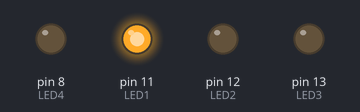
The sketch below on a simulated Arduino Uno, built with avr-gcc and run on an emulated ATmega328P. Parts: output pins drawn as LEDs (lit = HIGH).

Above: at 0.1 s.
At 0.6 s:
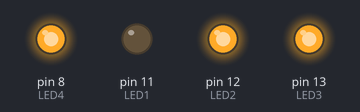
At 0.8 s:
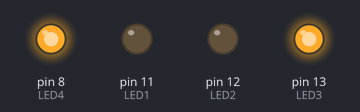
At 1.0 s:
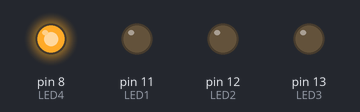
At 1.75 s:
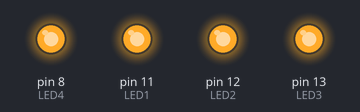
At 2.5 s:
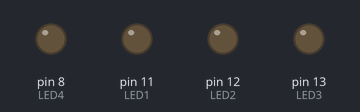
Timing chart, 0 to 3.0 s (numbered marks = the images above):
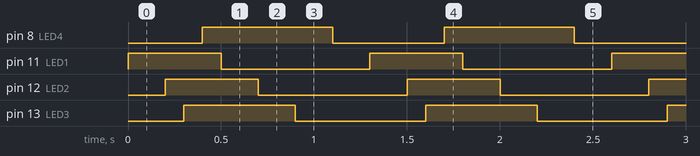

Measured:
- by itself, pin 8 (LED4): alternates HIGH for 0.70 s and LOW for 0.60 s
- by itself, pin 11 (LED1), pin 12 (LED2): alternates HIGH for 0.50 s and LOW for 0.80 s
- by itself, pin 13 (LED3): alternates HIGH for 0.60 s and LOW for 0.70 s

The sketch:

Sequential_blinking.ino
```cpp
int LED1 = 11;
int LED2 = 12;
int LED3 = 13;
int LED4 = 8;
void setup() {
  // put your setup code here, to run once:
  pinMode(LED1, OUTPUT);
  pinMode(LED2, OUTPUT);
  pinMode(LED3, OUTPUT);
  pinMode(LED4, OUTPUT);


}

void loop() {
  // put your main code here, to run repeatedly:
  digitalWrite(LED1, HIGH);
  delay(200);
  digitalWrite(LED2, HIGH);
  delay(100);
  digitalWrite(LED3, HIGH);
  delay(100);
  digitalWrite(LED4, HIGH);
  delay(100);
  digitalWrite(LED1, LOW);
  delay(200);
  digitalWrite(LED2, LOW);
  delay(200);
  digitalWrite(LED3, LOW);
  delay(200);
  digitalWrite(LED4, LOW);
  delay(200);

}
```
